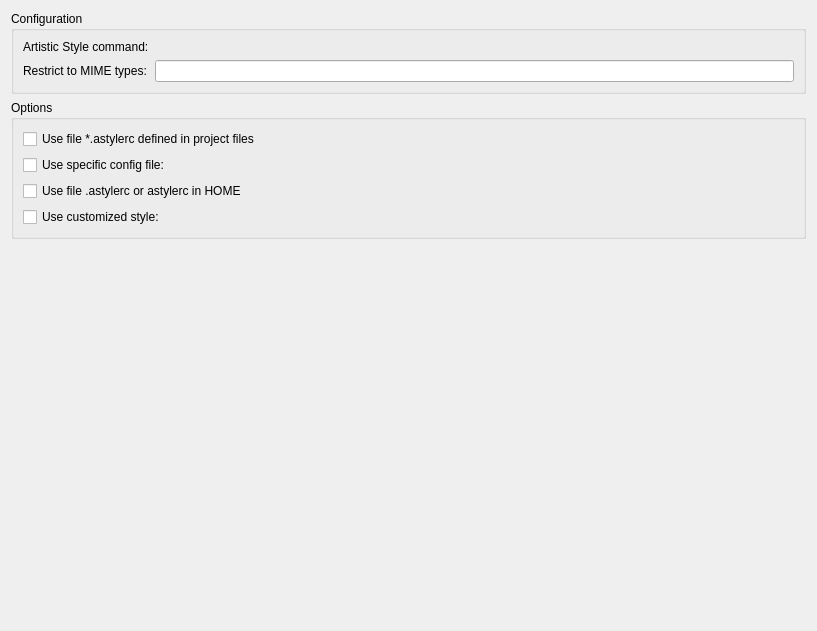
<?xml version="1.0" encoding="UTF-8"?>
<ui version="4.0">
 <class>Beautifier::Internal::ArtisticStyleOptionsPage</class>
 <widget class="QWidget" name="Beautifier::Internal::ArtisticStyleOptionsPage">
  <property name="geometry">
   <rect>
    <x>0</x>
    <y>0</y>
    <width>817</width>
    <height>631</height>
   </rect>
  </property>
  <property name="windowTitle">
   <string/>
  </property>
  <layout class="QVBoxLayout" name="verticalLayout" stretch="0,0,0">
   <item>
    <widget class="QGroupBox" name="configuration">
     <property name="title">
      <string>Configuration</string>
     </property>
     <layout class="QFormLayout" name="formLayout">
      <item row="0" column="0">
       <widget class="QLabel" name="commandLabel">
        <property name="text">
         <string>Artistic Style command:</string>
        </property>
       </widget>
      </item>
      <item row="0" column="1">
       <widget class="Utils::PathChooser" name="command" native="true"/>
      </item>
      <item row="1" column="0">
       <widget class="QLabel" name="mimeLabel">
        <property name="text">
         <string>Restrict to MIME types:</string>
        </property>
       </widget>
      </item>
      <item row="1" column="1">
       <widget class="QLineEdit" name="mime"/>
      </item>
     </layout>
    </widget>
   </item>
   <item>
    <widget class="QGroupBox" name="options">
     <property name="title">
      <string>Options</string>
     </property>
     <layout class="QVBoxLayout" name="verticalLayout_2">
      <item>
       <widget class="QCheckBox" name="useOtherFiles">
        <property name="text">
         <string>Use file *.astylerc defined in project files</string>
        </property>
       </widget>
      </item>
      <item>
       <layout class="QHBoxLayout" name="horizontalLayout" stretch="0,1">
        <item>
         <widget class="QCheckBox" name="useSpecificConfigFile">
          <property name="text">
           <string>Use specific config file:</string>
          </property>
         </widget>
        </item>
        <item>
         <widget class="Utils::PathChooser" name="specificConfigFile" native="true"/>
        </item>
       </layout>
      </item>
      <item>
       <widget class="QCheckBox" name="useHomeFile">
        <property name="text">
         <string extracomment="HOME is replaced by the user's home directory">Use file .astylerc or astylerc in HOME</string>
        </property>
       </widget>
      </item>
      <item>
       <layout class="QHBoxLayout" name="horizontalLayout_2" stretch="0,9999">
        <item>
         <widget class="QCheckBox" name="useCustomStyle">
          <property name="text">
           <string>Use customized style:</string>
          </property>
         </widget>
        </item>
        <item>
         <widget class="Beautifier::Internal::ConfigurationPanel" name="configurations" native="true"/>
        </item>
       </layout>
      </item>
     </layout>
    </widget>
   </item>
   <item>
    <spacer name="verticalSpacer">
     <property name="orientation">
      <enum>Qt::Vertical</enum>
     </property>
     <property name="sizeHint" stdset="0">
      <size>
       <width>20</width>
       <height>40</height>
      </size>
     </property>
    </spacer>
   </item>
  </layout>
 </widget>
 <customwidgets>
  <customwidget>
   <class>Utils::PathChooser</class>
   <extends>QWidget</extends>
   <header location="global">utils/pathchooser.h</header>
   <container>1</container>
  </customwidget>
  <customwidget>
   <class>Beautifier::Internal::ConfigurationPanel</class>
   <extends>QWidget</extends>
   <header location="global">beautifier/configurationpanel.h</header>
   <container>1</container>
  </customwidget>
 </customwidgets>
 <resources/>
 <connections/>
</ui>
